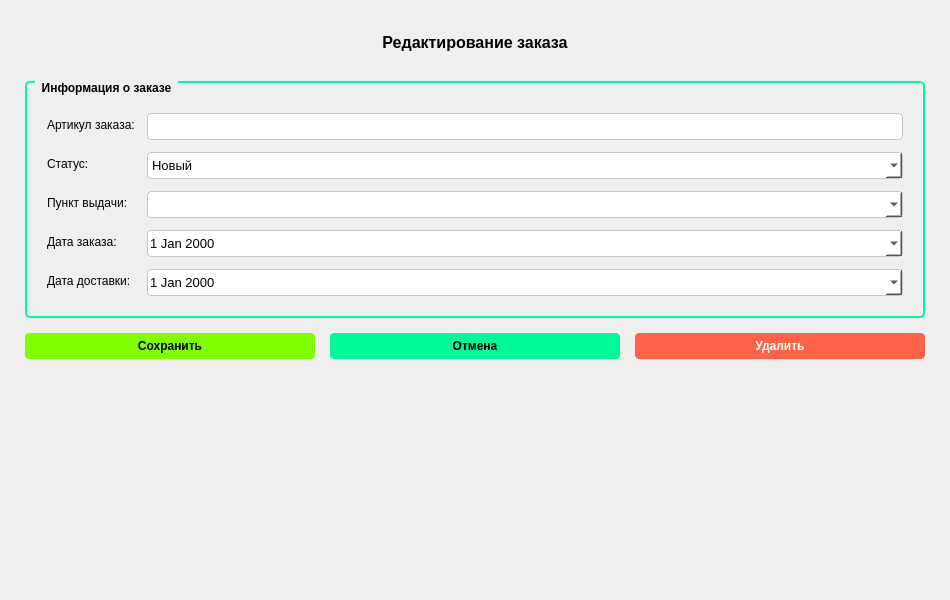
<?xml version="1.0" encoding="UTF-8"?>
<ui version="4.0">
 <class>OrderEditWindow</class>
 <widget class="QWidget" name="OrderEditWindow">
  <property name="geometry">
   <rect>
    <x>0</x>
    <y>0</y>
    <width>950</width>
    <height>600</height>
   </rect>
  </property>
  <property name="windowTitle">
   <string>Редактирование заказа</string>
  </property>
  <layout class="QVBoxLayout" name="verticalLayout">
   <property name="leftMargin">
    <number>0</number>
   </property>
   <property name="topMargin">
    <number>0</number>
   </property>
   <property name="rightMargin">
    <number>0</number>
   </property>
   <property name="bottomMargin">
    <number>0</number>
   </property>
   <item>
    <widget class="QScrollArea" name="scrollArea">
     <property name="widgetResizable">
      <bool>true</bool>
     </property>
     <property name="horizontalScrollBarPolicy">
      <enum>Qt::ScrollBarAsNeeded</enum>
     </property>
     <property name="verticalScrollBarPolicy">
      <enum>Qt::ScrollBarAsNeeded</enum>
     </property>
     <property name="styleSheet">
      <string notr="true">QScrollArea {
                border: none;
                background-color: white;
            }
            QScrollBar:vertical {
                border: none;
                background: #f0f0f0;
                width: 10px;
                margin: 0px;
            }
            QScrollBar::handle:vertical {
                background: #c0c0c0;
                min-height: 20px;
                border-radius: 5px;
            }
            QScrollBar::handle:vertical:hover {
                background: #a0a0a0;
            }
            QScrollBar:horizontal {
                border: none;
                background: #f0f0f0;
                height: 10px;
                margin: 0px;
            }
            QScrollBar::handle:horizontal {
                background: #c0c0c0;
                min-width: 20px;
                border-radius: 5px;
            }
            QScrollBar::handle:horizontal:hover {
                background: #a0a0a0;
            }</string>
     </property>
     <widget class="QWidget" name="scrollAreaWidgetContents">
      <property name="minimumSize">
       <size>
        <width>500</width>
        <height>250</height>
       </size>
      </property>
      <layout class="QVBoxLayout" name="mainLayout">
       <property name="spacing">
        <number>15</number>
       </property>
       <property name="leftMargin">
        <number>25</number>
       </property>
       <property name="topMargin">
        <number>25</number>
       </property>
       <property name="rightMargin">
        <number>25</number>
       </property>
       <property name="bottomMargin">
        <number>25</number>
       </property>
       <item>
        <widget class="QLabel" name="headerLabel">
         <property name="text">
          <string>Редактирование заказа</string>
         </property>
         <property name="alignment">
          <set>Qt::AlignCenter</set>
         </property>
         <property name="minimumHeight">
          <number>40</number>
         </property>
         <property name="styleSheet">
          <string notr="true">QLabel {
                font-size: 16px;
                font-weight: bold;
                color: black;
                padding: 8px;
                margin-bottom: 5px;
                border-bottom: 1px solid #7FFF00;
            }</string>
         </property>
        </widget>
       </item>
       <item>
        <widget class="QGroupBox" name="formGroup">
         <property name="minimumWidth">
          <number>500</number>
         </property>
         <property name="title">
          <string>Информация о заказе</string>
         </property>
         <property name="styleSheet">
          <string notr="true">QGroupBox {
                font-weight: bold;
                border: 2px solid #00FA9A;
                border-radius: 5px;
                padding-top: 10px;
                color: black;
            }
            QGroupBox::title {
                subcontrol-origin: margin;
                left: 10px;
                padding: 0 5px 0 5px;
                color: black;
            }</string>
         </property>
         <layout class="QFormLayout" name="formLayout">
          <property name="spacing">
           <number>12</number>
          </property>
          <property name="leftMargin">
           <number>20</number>
          </property>
          <property name="topMargin">
           <number>20</number>
          </property>
          <property name="rightMargin">
           <number>20</number>
          </property>
          <property name="bottomMargin">
           <number>20</number>
          </property>
          <item row="0" column="0">
           <widget class="QLabel" name="articleLabel">
            <property name="text">
             <string>Артикул заказа:</string>
            </property>
            <property name="styleSheet">
             <string notr="true">color: black;</string>
            </property>
           </widget>
          </item>
          <item row="0" column="1">
           <widget class="QLineEdit" name="articleText">
            <property name="minimumHeight">
             <number>25</number>
            </property>
            <property name="minimumWidth">
             <number>300</number>
            </property>
            <property name="readOnly">
             <bool>true</bool>
            </property>
            <property name="styleSheet">
             <string notr="true">selection-background-color: #7FFF00;
selection-color: black;
border: 1px solid #C2C7CB;
border-radius: 4px;
background-color: white;
color: black;
min-height: 25px;
font-size: 13px;</string>
            </property>
           </widget>
          </item>
          <item row="1" column="0">
           <widget class="QLabel" name="statusLabel">
            <property name="text">
             <string>Статус:</string>
            </property>
            <property name="styleSheet">
             <string notr="true">color: black;</string>
            </property>
           </widget>
          </item>
          <item row="1" column="1">
           <widget class="QComboBox" name="statusCombo">
            <property name="minimumHeight">
             <number>25</number>
            </property>
            <property name="minimumWidth">
             <number>300</number>
            </property>
            <property name="styleSheet">
             <string notr="true">background-color: white;
min-width: 85px;
border: 1px solid #C2C7CB;
border-radius: 4px;
background-color: white;
color: black;
min-height: 25px;
font-size: 13px;</string>
            </property>
            <item>
             <property name="text">
              <string>Новый</string>
             </property>
            </item>
            <item>
             <property name="text">
              <string>В обработке</string>
             </property>
            </item>
            <item>
             <property name="text">
              <string>Доставка</string>
             </property>
            </item>
            <item>
             <property name="text">
              <string>Выполнен</string>
             </property>
            </item>
            <item>
             <property name="text">
              <string>Отменен</string>
             </property>
            </item>
           </widget>
          </item>
          <item row="2" column="0">
           <widget class="QLabel" name="addressLabel">
            <property name="text">
             <string>Пункт выдачи:</string>
            </property>
            <property name="styleSheet">
             <string notr="true">color: black;</string>
            </property>
           </widget>
          </item>
          <item row="2" column="1">
           <widget class="QComboBox" name="addressCombo">
            <property name="minimumHeight">
             <number>25</number>
            </property>
            <property name="minimumWidth">
             <number>300</number>
            </property>
            <property name="styleSheet">
             <string notr="true">background-color: white;
min-width: 85px;
border: 1px solid #C2C7CB;
border-radius: 4px;
background-color: white;
color: black;
min-height: 25px;
font-size: 13px;</string>
            </property>
           </widget>
          </item>
          <item row="3" column="0">
           <widget class="QLabel" name="orderDateLabel">
            <property name="text">
             <string>Дата заказа:</string>
            </property>
            <property name="styleSheet">
             <string notr="true">color: black;</string>
            </property>
           </widget>
          </item>
          <item row="3" column="1">
           <widget class="QDateEdit" name="orderDateEdit">
            <property name="minimumHeight">
             <number>25</number>
            </property>
            <property name="minimumWidth">
             <number>300</number>
            </property>
            <property name="calendarPopup">
             <bool>true</bool>
            </property>
            <property name="styleSheet">
             <string notr="true">selection-background-color: #7FFF00;
selection-color: black;
border: 1px solid #C2C7CB;
border-radius: 4px;
background-color: white;
color: black;
min-height: 25px;
font-size: 13px;</string>
            </property>
           </widget>
          </item>
          <item row="4" column="0">
           <widget class="QLabel" name="deliveryDateLabel">
            <property name="text">
             <string>Дата доставки:</string>
            </property>
            <property name="styleSheet">
             <string notr="true">color: black;</string>
            </property>
           </widget>
          </item>
          <item row="4" column="1">
           <widget class="QDateEdit" name="deliveryDateEdit">
            <property name="minimumHeight">
             <number>25</number>
            </property>
            <property name="minimumWidth">
             <number>300</number>
            </property>
            <property name="calendarPopup">
             <bool>true</bool>
            </property>
            <property name="styleSheet">
             <string notr="true">selection-background-color: #7FFF00;
selection-color: black;
border: 1px solid #C2C7CB;
border-radius: 4px;
background-color: white;
color: black;
min-height: 25px;
font-size: 13px;</string>
            </property>
           </widget>
          </item>
         </layout>
        </widget>
       </item>
       <item>
        <layout class="QHBoxLayout" name="buttonsLayout">
         <property name="spacing">
          <number>15</number>
         </property>
         <item>
          <widget class="QPushButton" name="saveBtn">
           <property name="text">
            <string>Сохранить</string>
           </property>
           <property name="minimumHeight">
            <number>35</number>
           </property>
           <property name="styleSheet">
            <string notr="true">QPushButton {
                background-color: #7FFF00;
                color: black;
                padding: 6px;
                border-radius: 4px;
                font-weight: bold;
            }
            QPushButton:hover {
                background-color: #6EEF00;
            }</string>
           </property>
          </widget>
         </item>
         <item>
          <widget class="QPushButton" name="cancelBtn">
           <property name="text">
            <string>Отмена</string>
           </property>
           <property name="minimumHeight">
            <number>35</number>
           </property>
           <property name="styleSheet">
            <string notr="true">QPushButton {
                background-color: #00FA9A;
                color: black;
                padding: 6px;
                border-radius: 4px;
                font-weight: bold;
            }
            QPushButton:hover {
                background-color: #00E68A;
            }</string>
           </property>
          </widget>
         </item>
         <item>
          <widget class="QPushButton" name="deleteBtn">
           <property name="visible">
            <bool>false</bool>
           </property>
           <property name="text">
            <string>Удалить</string>
           </property>
           <property name="minimumHeight">
            <number>35</number>
           </property>
           <property name="styleSheet">
            <string notr="true">QPushButton {
                background-color: #FF6347;
                color: white;
                padding: 6px;
                border-radius: 4px;
                font-weight: bold;
            }
            QPushButton:hover {
                background-color: #FF4500;
            }</string>
           </property>
          </widget>
         </item>
        </layout>
       </item>
       <item>
        <spacer name="verticalSpacer">
         <property name="orientation">
          <enum>Qt::Vertical</enum>
         </property>
         <property name="sizeHint" stdset="0">
          <size>
           <width>20</width>
           <height>40</height>
          </size>
         </property>
        </spacer>
       </item>
      </layout>
     </widget>
    </widget>
   </item>
  </layout>
 </widget>
 <resources/>
 <connections/>
</ui>
